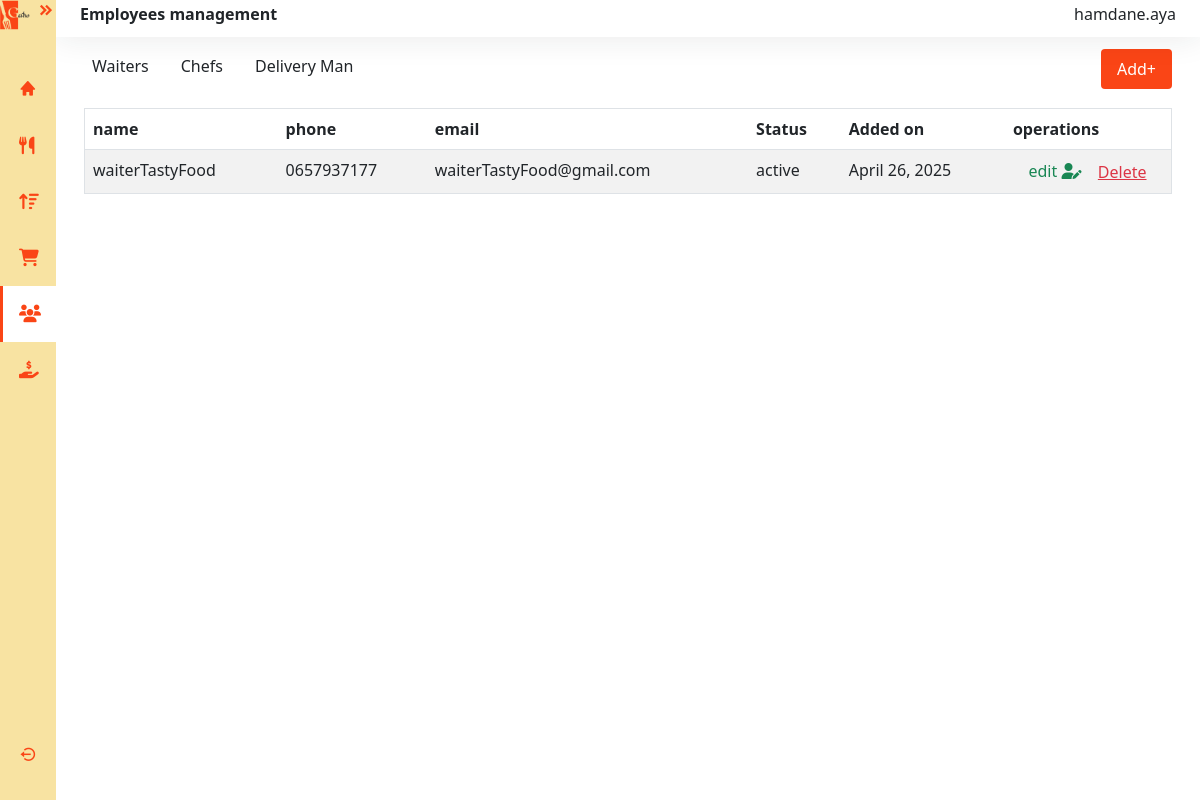
The app's page /restaurant/employees_Manager/ (signed in) with its own data.
### restaurant/models.py (models this page shows)
class User(AbstractUser):
    USER_TYPES = (
        ('PDG', 'PDG'),
        ('MANAGER', 'Manager'),
        ('CHEF', 'Chef'),
        ('SERVER', 'Server'),
        ('DELIVERY', 'Delivery Person'),
        ('CLIENT', 'Client'),
        ('SUPPLIER', 'Supplier'),
    )
    user_type = models.CharField(max_length=10, choices=USER_TYPES)
    phone = models.CharField(max_length=20)
    groups = models.ManyToManyField(
        'auth.Group',
        verbose_name='groups',
        blank=True,
        help_text='The groups this user belongs to.',
        related_name="restaurant_user_groups",
        related_query_name="restaurant_user",
    )
    user_permissions = models.ManyToManyField(
        'auth.Permission',
        verbose_name='user permissions',
        blank=True,
        help_text='Specific permissions for this user.',
        related_name="restaurant_user_permissions",
        related_query_name="restaurant_user",
    )

class Server(models.Model):
    user = models.OneToOneField(User, on_delete=models.CASCADE, primary_key=True)
    created_at = models.DateField(auto_now_add=True)
    status = models.CharField(max_length=10, choices=EmployeeStatus.choices)
    restaurant = models.ForeignKey(Restaurant, on_delete=models.CASCADE)

### restaurant/views.py (the view)
# urls.py: path('employees_Manager/', views.employee_manager_list, name='employee_manager_list'),
@manager_required
def employee_manager_list(request):
    manager = Manager.objects.get(user=request.user)
    restaurant = manager.restaurant
    waiters = Server.objects.filter(restaurant=restaurant)
    chefs = Chef.objects.filter(restaurant=restaurant)
    delivery_persons = DeliveryPerson.objects.filter(restaurant=restaurant)
    return render(request, 'manager/employee.html', {
        'waiters': waiters,
        'chefs': chefs,
        'DeliveryPersons': delivery_persons
    })

### templates/manager/employee.html (shortened to what this page needs)
{% extends 'manager/base.html' %}
{% load static %}
{% block extra_css %}
<link rel="stylesheet" href="https://cdnjs.cloudflare.com/ajax/libs/twitter-bootstrap/5.3.0/css/bootstrap.min.css">
<link rel="stylesheet" href="https://cdn.datatables.net/2.2.2/css/dataTables.bootstrap5.css">
<link rel="stylesheet" href="{% static 'styles/pdg/employee.css'%}">
{% endblock %}
{% block employees_active %}activate{% endblock %}
{% block content %}
<div class="main bg-white" >
  <nav class="navbar navbar-expand  bg-basic d-flex justify-content-between">
      <h6 class="fw-bold">
          Employees management
      </h6>
      <h6>{{ request.session.display_username }}</h6>
  </nav>
  <main class="content px-3 py-1">
    <div class="container mt-2 mb-4">
      <div class="d-flex justify-content-between align-items-start mb-3">
        <div class="d-flex align-items-center" id="list-employee-manager">
          <h6 class="me-3" id="servers-btn">Waiters</h6>
          <h6 class="me-3" id="chefs-btn">Chefs</h6>
          <h6 class="me-3" id="delivery-btn">Delivery Man</h6>
        </div>
        <a href="{% url 'add_staff' %}" id="btn">Add<span>+</span></a>
      </div>
      <div class="table-responsive " id="server">
        <table id="servers-table" class="table table-striped border" style="width:100%">
          <thead>
              <tr>
                  <th>name</th>
                  <th style="text-align: left;">phone</th>
                  <th>email</th>
                  <th>Status</th>
                  <th>Added on</th>
                  <th>operations</th>
              </tr>
          </thead>
          <tbody>
            <tr>
              {% for waiter in waiters %}
              <td>{{ waiter.user.get_full_name }}</td>
              <td>{{ waiter.user.phone }}</td>
              <td>{{ waiter.user.email }}</td>
              <td>{{ waiter.status }}</td>
              <td>{{ waiter.created_at }}</td>
              <td class="d-flex justify-content-evenly align-items-center">
                <a href="{% url 'edit_staff' role='server' pk=waiter.pk %}" class="text-success">edit <i class="fa-solid fa-user-pen"></i></a>
                <form action="{% url 'delete_staff' role='server' pk=waiter.pk %}" method="post" onsubmit="return confirm('Are you sure?');">
                  <button type="submit" class="btn btn-link text-danger p-0 m-0">Delete</button>
                </form>
              </td>
            </tr>
            {% endfor %}
          </tbody>
        </table>
      </div>
  </main>
</div>
{% endblock %}

### static/styles/pdg/base.css (style rules this page uses)
:root { --mainColor:#FA4516; --secondColor:#F8E3A2; }
.main { display: flex; flex-direction: column; min-height: 100vh; width: 100%; overflow: hidden; transition: all 0.25s ease-in-out; background-color: rgb(255, 255, 255); margin-left: 3.5rem; padding:0rem; }

### static/styles/pdg/employee.css (style rules this page uses)
:root { --mainColor:#FA4516; --secondColor:#F8E3A2; }
.navbar { background-color: white; box-shadow:0 0 2rem 0 rgba(33, 37,41 , .1) ; padding: 0.3rem 1.5rem; }
#btn { padding: 0.5rem 1rem; background-color: var(--mainColor); color: white; border: none; border-radius: 0.25rem; font-size: 1rem; text-decoration: none; }
td { border: 0; }
td a { text-decoration: none; }
h6 { transition: color 0.3s; cursor: pointer; }
.me-3 { padding: .5rem; }

### records on screen
User: session.display_username "hamdane.aya"
Server: user.get_full_name "waiterTastyFood", user.phone "0657937177", user.email "waiterTastyFood@gmail.com", status "active", created_at "April 26, 2025"
